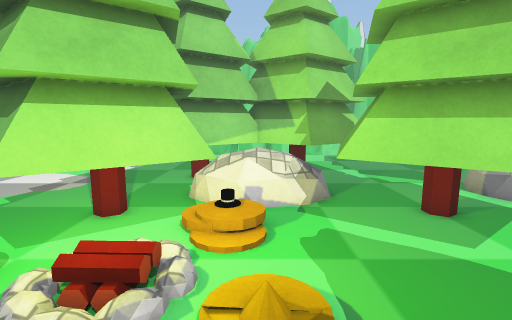
View 1 (above)

24 first-person views from a walk through a scene from a Unity 3-D project. The camera is 1.5 m above the floor, tilts 8° down and sees 85° across. The floor is counted in squares, 0.5 m on a side. Each view is taken from the middle of a square. On the plan, view 1 faces up. The plan holds only what a view shows up to about 20 squares ahead; the rest is blank. The place goes on beyond the plan. The player is left out. Some surface patterns are stand-ins.

View 2
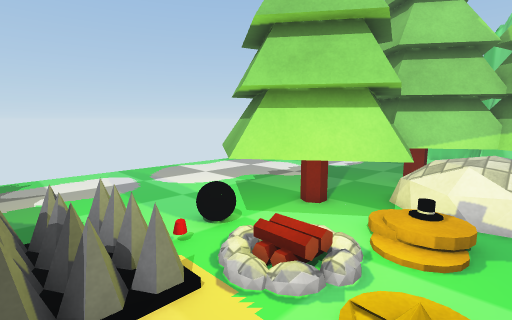

View 3
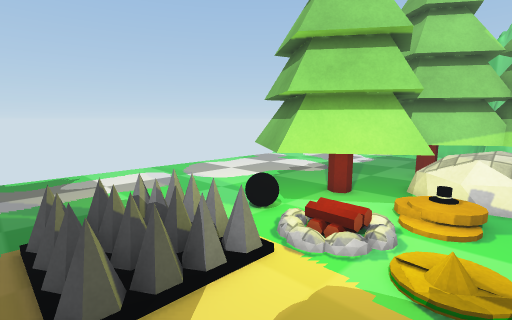

View 4
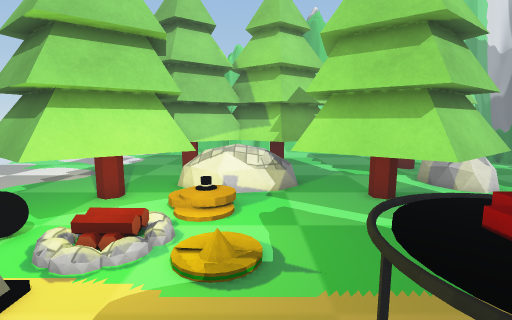

View 5
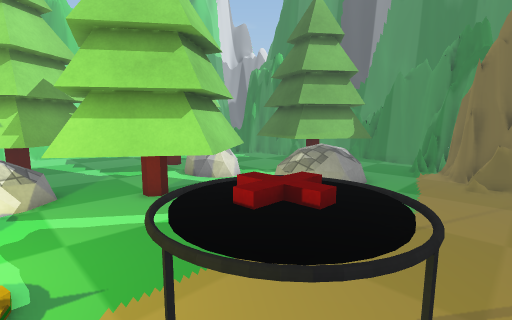

View 6
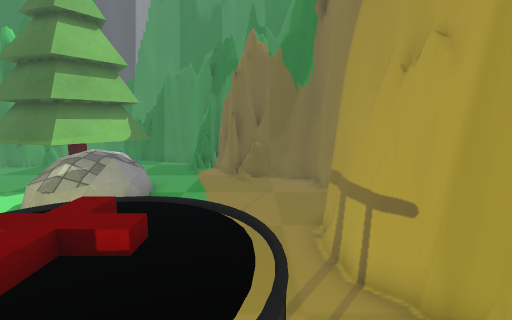

View 7
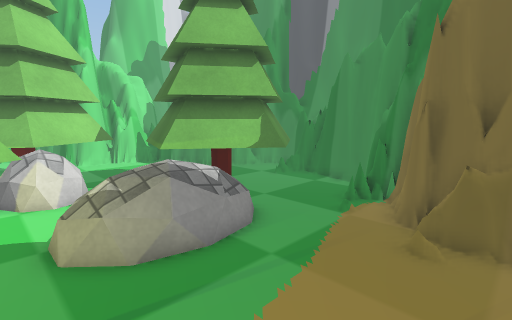

View 8
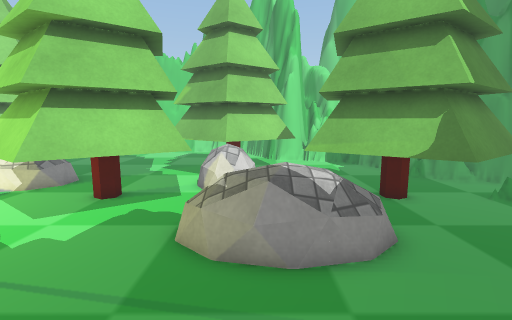

View 9
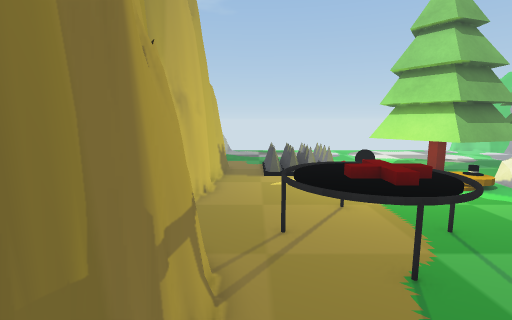

View 10
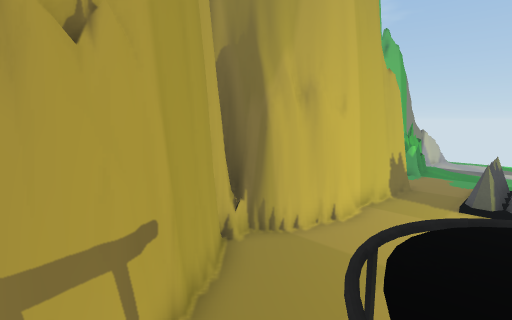

View 11
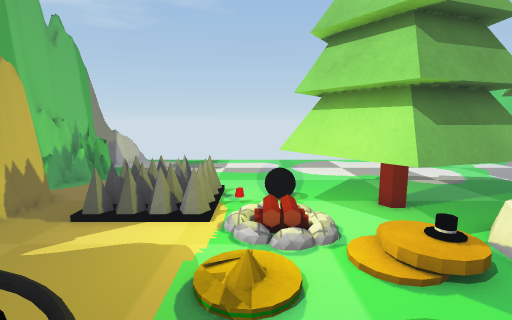

View 12
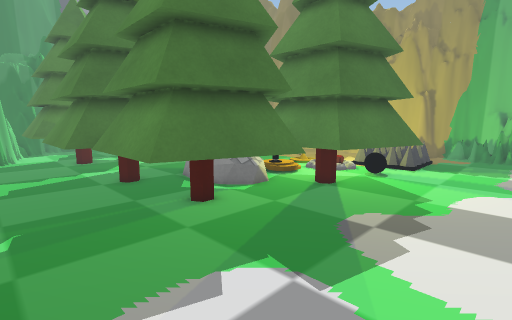

View 13
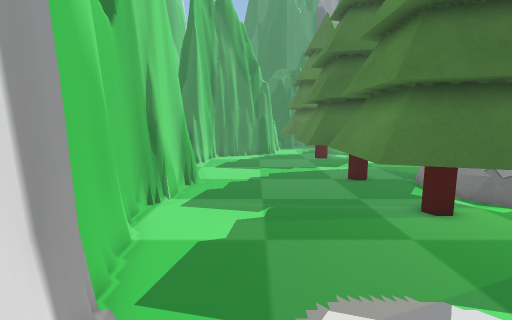

View 14
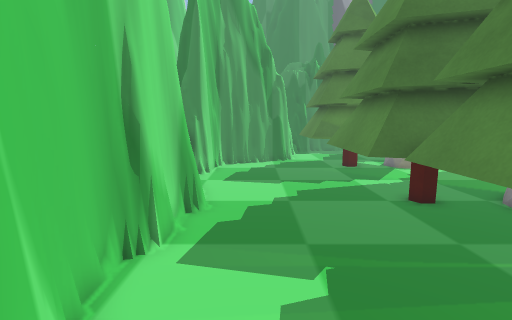

View 15
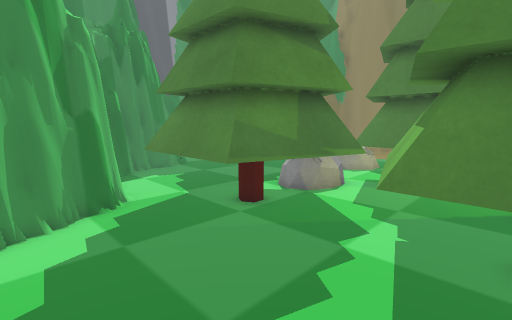

View 16
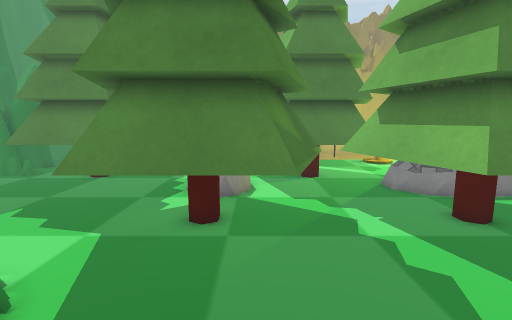

View 17
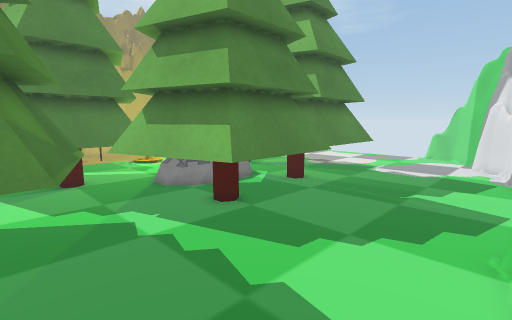

View 18
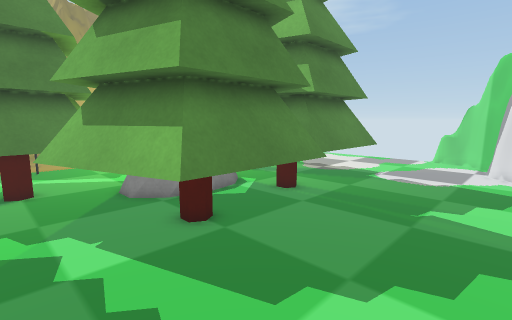

View 19
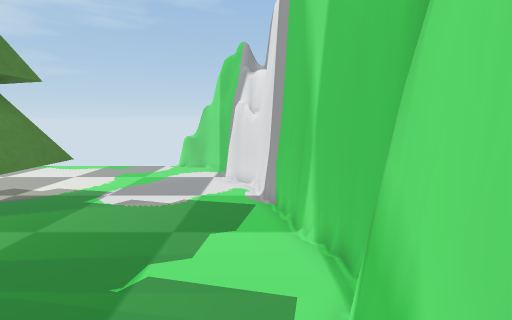

View 20
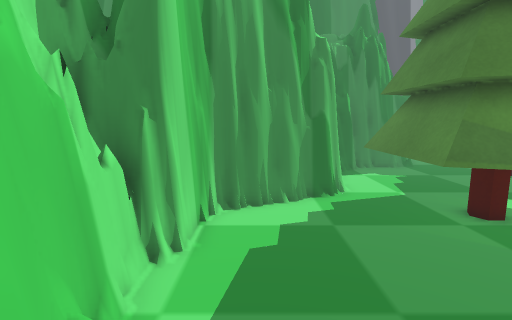

View 21
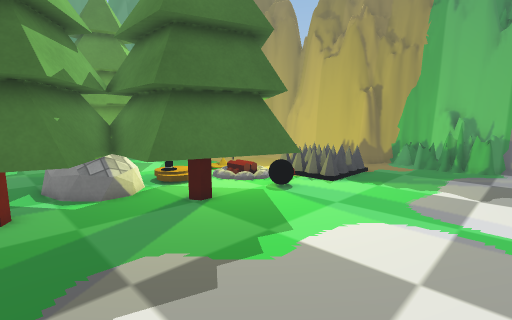

View 22
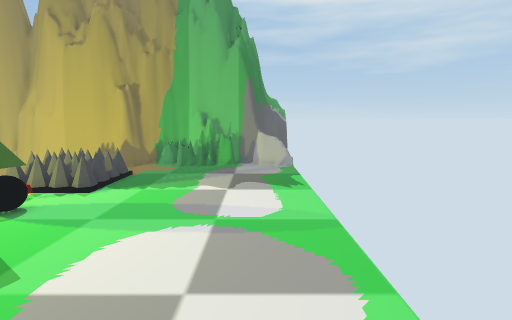

View 23
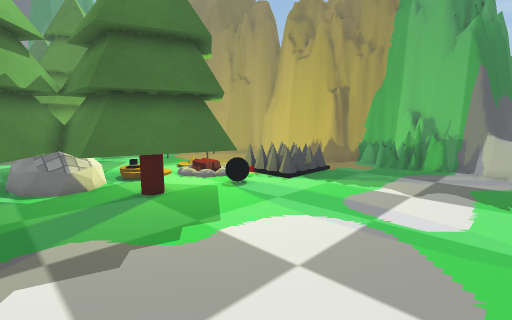

View 24
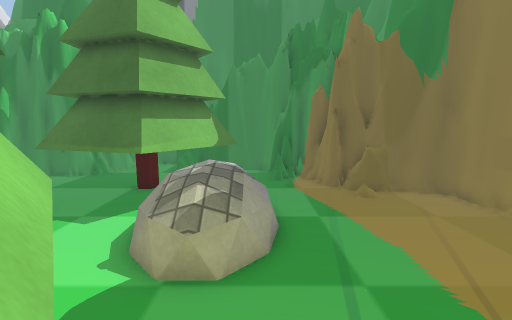

### Floor plan
Key: @ floor where view 1 was taken; # wall or solid block; . main floor; : floor 0.25 m higher than the main floor; + floor 0.5 m higher than the main floor; / step, stairs or slope; = window, fence, low wall or low ledge; ^ raised ledge; T tree; S spikes; O other object.
Columns run from 17 left of view 1 to 24 right of it. Each row starts with its distance up from view 1.
 26                       #####
 25            #############=#####
 24        ######..===##= ......##
 23      ###==...................##
 22   ####.......................##
 21  ##==.........................##
 20 ##............................###
 19 #=...............TTTTTT..TTTTTT###
 18 #=.........TTTTTTTTTTTT..TTTTTT...  #
 17  ..........TTTTTTTTTTTT..TTTTTT ....##
 16  ..........TTTTTTTTTTTTTTTTTTTT .....#
 15  .........TTT TTTTTTTTTTTTTTTTTT.....##
 14  .........TTTTTTTTTTTTTTTTTTTTTT.....###
 13  ..........TTTTTTTTTTT ..TTTTTT......#=##
 12  .........TTTTTTT TTTTTTTT TTT..TTTTTT.==#
 11  ........TTTTTTTOOOO TTTTT OOO..TTTTT ...=
 10  ........TTTTTTTOOOOTTTTTT OO..TTTTTTT ..#
  9  ........TTTTTTTT/..TTTTTTT....TTTTTT  ..#
  8  .......TTTTTTTTT/.TTTTTTTTT...TTTTTTTT.##
  7  ........TTTTTTTT/..TTTTTTT..O TTTTTTT  ##
  6  .........TTTTT:.....TTTTT..OOOOTTTTTT.=#
  5  ..........OTT+:......TTT..:OOOOO.TT...##
  4  .............::.:..........OOOO.......##
  3  ...................=^.=............#=##
  2  .........SSSSS....=^^^^=...........###
  1  .........SSSSS.....^^^^...........###
  0  .........SSSSS..@.=^^^^=.........##
 -1  .........SSSSS.....=^^=..........=#
 -2  .................................##
 -3  .......................####......#
 -4  ..........########...###  #  =####
 -5  ==#.=#===###    ###=##        ##
 -6  =^##^##.=##       ###
 -7   #########
 -8   ##

Positions as (right, up) in squares from view 1, and headings:
1: (0, 0), facing up
2: (1, 0), facing up-left
3: (1, -2), facing up-left
4: (1, -2), facing up
5: (1, -2), facing up-right
6: (2, -1), facing right
7: (9, -2), facing up-right
8: (12, -2), facing up
9: (12, -2), facing left
10: (8, 0), facing down-left
11: (5, 4), facing left
12: (-12, 21), facing down-right
13: (-12, 21), facing right
14: (-8, 22), facing right
15: (3, 23), facing down-right
16: (9, 24), facing down
17: (9, 24), facing down-left
18: (7, 23), facing down-left
19: (2, 23), facing left
20: (2, 23), facing right
21: (-14, 15), facing down-right
22: (-14, 14), facing down
23: (-16, 14), facing down-right
24: (5, 4), facing right
